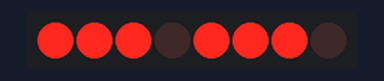
The program below on a simulated Raspberry Pi (BCM pin numbers). Parts: 8 shift-register outputs drawn as a row of LEDs (first output left, lit = HIGH). What the program prints to the terminal is not drawn.

Above: at 31.9 s.
At 33.0 s:
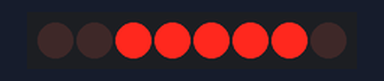
At 34.1 s:
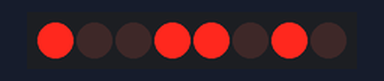
At 35.2 s:
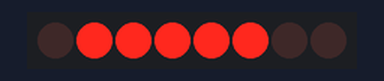
At 36.3 s:
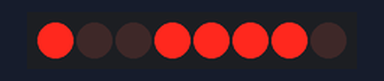
At 37.4 s:
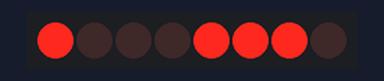
Timing chart, 0 to 39.7 s (numbered marks = the images above):
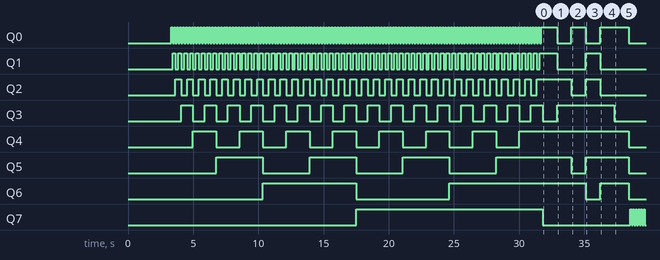

Measured:
- by itself, Q0: repeats every 2.3 s: HIGH 1.2 s, LOW 1.1 s
- by itself, Q1: goes 63 × (HIGH 0.22 s, LOW 0.22 s), HIGH 1.3 s, LOW 2.2 s, HIGH 1.1 s, then LOW
- by itself, Q2: goes 31 × (HIGH 0.45 s, LOW 0.45 s), HIGH 2.7 s, LOW 1.1 s, HIGH 1.1 s, then LOW
- by itself, Q3: goes 15 × (HIGH 0.89 s, LOW 0.89 s), HIGH 0.90 s, LOW 1.1 s, HIGH 4.4 s, then LOW
- by itself, Q4: goes 7 × (HIGH 1.8 s, LOW 1.8 s), HIGH 8.4 s, then LOW
- by itself, Q5: goes 3 × (HIGH 3.6 s, LOW 3.6 s), HIGH 5.8 s, LOW 1.1 s, HIGH 3.3 s, then LOW
- by itself, Q6: goes HIGH 7.2 s, LOW 7.2 s, HIGH 10.5 s, LOW 1.1 s, HIGH 2.2 s, then LOW
- by itself, Q7: goes HIGH 14.3 s, LOW 6.7 s, 5 × (HIGH 0.10 s, LOW 0.10 s), HIGH 0.10 s, then LOW

The program:

7seg.py
```python
import RPi.GPIO as GPIO
import time

# sn74hc595n
# SMA42056 common cathode

DATA = 4    # connect to pin 14 SER
CLOCK = 17  # connect to pin 11 SRCLCK
LATCH = 22  # connect to pin 12 RCLCK
CLEAR = 19  # connect to pin 10 SRCLR (enabled low)

GPIO.setmode(GPIO.BCM)

GPIO.setup(DATA,GPIO.OUT)
GPIO.setup(CLOCK,GPIO.OUT)
GPIO.setup(LATCH,GPIO.OUT)
GPIO.setup(CLEAR,GPIO.OUT)

# Segments

A = 1 << 0
B = 1 << 1
C = 1 << 2
D = 1 << 3
E = 1 << 4
F = 1 << 6
G = 1 << 5
DP = 1 << 7

TOP = A
CENTER = G
BOTTOM = D
LEFT = E | F
RIGHT = B | C

# Digits

digits = {
    '0': A | B | C | D | E | F,
    '1': B | C,
    '2': A | B | G | D | E,
    '3': A | B | C | D | G,
    '4': B | C | F | G,
    '5': A | C | D | F | G,
    '6': A | C | D | E | F | G,
    '7': A | B | C,
    '8': A | B | C | D | E | F| G,
    '9': A | B | C | D | F | G,
    'A': A | B | C | E | F | G,
    'B': C | D | E | F | G,
    'C': A | D | E | F,
    'D': B | C | D | E | G,
    'E': A | D | E | F | G,
    'F': A | E | F | G
}


def pulsePin(pin):
    # Pulse a pin high then low
    # the latch and the clock pins
    # need this to load in and output data
    GPIO.output(pin, 1)
    time.sleep(0.01)
    GPIO.output(pin, 0)


def outputValue(value):
    # Convert a decimal value to a binary one
    # then load that onto the shift register, one bit at a time
    # by setting the datapin high for 1, low for zero
    # Pulse the clock pin until all 16 bits have been loaded
    # on to the shift register
    # then pulse the latch pin to output the data

    sbin = "{0:08b}".format(value)
    print ("binary for %s is %s " % (value, sbin))
    # step through one bit at a time
    for bit in sbin:
        print "bit  == ", bit
        if bit == "1":
            GPIO.output(DATA, 1)
        else:
            GPIO.output(DATA, 0)
        pulsePin(CLOCK)
    time.sleep(0.01)
    # all bits loaded, now output them
    pulsePin(LATCH)

def showChar(char):
    value = digits[char]
    print(char, value)
    outputValue(value)

def run():
    for i in range(0, 256):
        outputValue(i)
        time.sleep(0.01)

def loop(delay):
    for l in range(0, 10):
        outputValue(A)
        time.sleep(delay)
        outputValue(B)
        time.sleep(delay)
        outputValue(C)
        time.sleep(delay)
        outputValue(D)
        time.sleep(delay)
        outputValue(E)
        time.sleep(delay)
        outputValue(F)
        time.sleep(delay)

    outputValue(0)
    time.sleep(1)

    for l in range(0, 10):
        outputValue(TOP)
        time.sleep(delay)
        outputValue(CENTER)
        time.sleep(delay)
        outputValue(BOTTOM)
        time.sleep(delay)
        outputValue(CENTER)
        time.sleep(delay)

    outputValue(0)
    time.sleep(1)

    for l in range(0, 10):
        outputValue(LEFT)
        time.sleep(delay)
        outputValue(RIGHT)
        time.sleep(delay)

    outputValue(0)
    time.sleep(1)

    for l in range(0, 10):
        for ix in range(0,10):
            ch = str(ix)
            print(ch)
            showChar(ch)
            time.sleep(delay)

    outputValue(DP)

def wait():
    outputValue(DP)
    while True:
        time.sleep(1)

def flash():
    for i in range(0, 10):
        outputValue(0)
        time.sleep(0.001)
        outputValue(DP)
        time.sleep(0.001)

def test():
    print('A')
    showChar('A')
    time.sleep(1)
    showChar('B')
    time.sleep(1)
    showChar('C')
    time.sleep(1)
    showChar('D')
    time.sleep(1)
    showChar('E')
    time.sleep(1)
    showChar('F')
    time.sleep(1)

if __name__ == "__main__":
    try:
        outputValue(0)
        time.sleep(3)

        run()
        test()
        flash()
        loop(0.01)

        wait()
        GPIO.cleanup()
    except KeyboardInterrupt:
        GPIO.cleanup()
```
